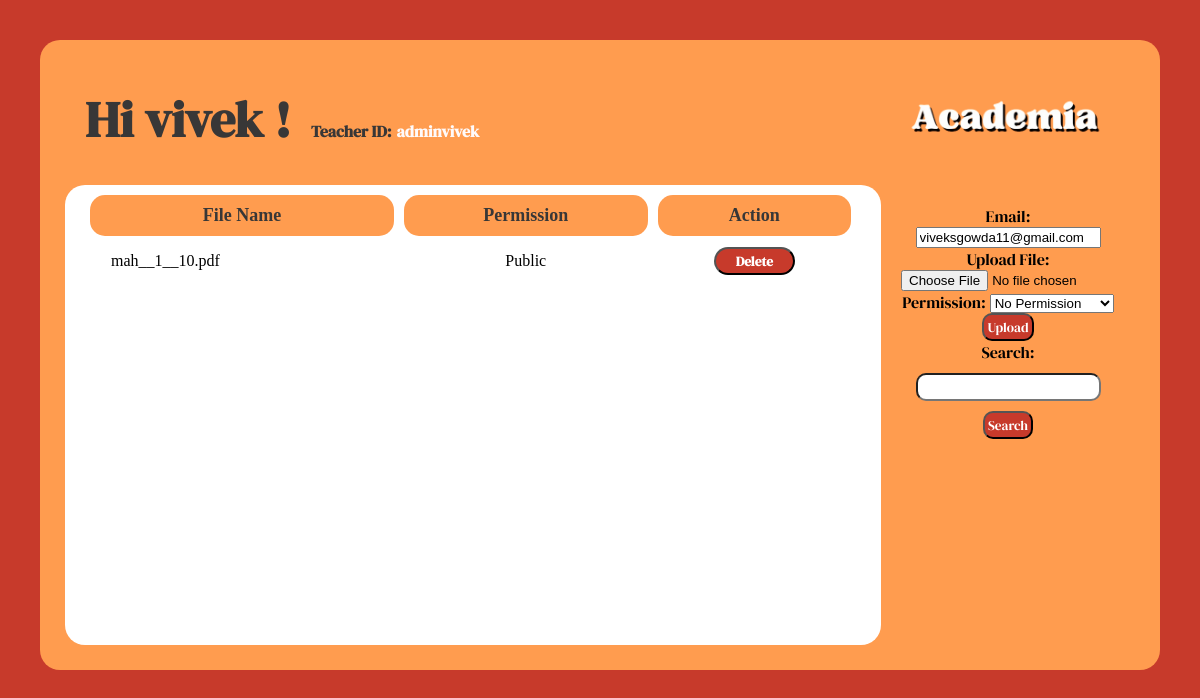
Screenshot of /teacherhome/ (signed in) with the database file from the repository.
### login/models.py (models this page shows, shortened)
class UserProfile(models.Model):
    USER_TYPE_CHOICES = [
        ('Student', 'Student'),
        ('Teacher', 'Teacher'),
    ]
    name = models.CharField(max_length=255)
    user_type = models.CharField(max_length=7, choices=USER_TYPE_CHOICES)
    roll_number = models.CharField(max_length=20, blank=True, null=True)
    teacher_id = models.CharField(max_length=20, blank=True, null=True)
    email = models.EmailField(primary_key=True)
    password = models.CharField(max_length=100)
    forgot = models.CharField(max_length=100,default='None')

### teacherhome/models.py (models this page shows, shortened)
class File(models.Model):
    owner = models.ForeignKey(User, on_delete=models.CASCADE)
    email = models.EmailField()
    file = models.FileField(upload_to='files/')
    permission = models.IntegerField(choices=[(0, 'No Permission'), (1, 'Allow Permission')])

### teacherhome/views.py (the view)
# urls.py: path('teacherhome/', views.teacherHome, name='teacherhome'),
@login_required
def teacherHome(request):
    try:
        profile = UserProfile.objects.get(email=request.user.email)
    except UserProfile.DoesNotExist:
        profile = None
        print('UserProfile not found for user:', request.user.email)
        return render(request, '404.html')
    search_query = request.GET.get('search', '')
    if search_query:
        files = File.objects.filter(owner=request.user, file__icontains=search_query)
    else:
        files = File.objects.filter(owner=request.user)
    context = {
        'profile': profile,
        'files': files,
        'filtered_files': files,  # Used for displaying search results
    }
    return render(request, 'teacherhome.html', context)

### teacherhome/templatetags/custom_filters.py (called while the page is built)
@register.filter(name='get_file_name')
def get_file_name(value):
    return value.split('/')[-1]

### teacherhome/templates/teacherhome.html (shortened to what this page needs)
<!DOCTYPE html>
<html lang="en">
<head>
    {% load static %}
    {% load static %}
    <link rel="stylesheet" href="{% static 'teacherhome.css' %}">
</head>
<body>
    <div id="outerBody">
        <div id="dummy">
            <h1 id="hello">
                {% with profile.name as username %}
                    Hi {% if request.user.is_authenticated %} {{ username }} {% else %} Not Found {% endif %} !
                {% endwith %}
                {% if profile.teacher_id %}
                    <h4 style="float: left; margin-top: 55px; font-family: 'DM Serif Display', serif; color: #383737;">
                        Teacher ID: <h4 style="float: left; margin-top: 55px; font-family: 'DM Serif Display', serif; color: #fffafa; padding-left: 5px">{{ profile.teacher_id }}</h4>
                    </h4>
                {% endif %}
            </h1>
            {% load static %}
            <img src="{% static 'textLogo.png' %}" alt="Text Logo" width="250px" style="float: right;">
        </div>
        <div style="display: flex; flex-direction: row;">
            <div id="innerBody" style="width: 100%; flex: 2; overflow-y: auto; padding-right: 20px; max-height: 500px;">
                <table style="width: 100%; border-spacing: 10px;padding-left: 15px;">
                    <thead style="background-color: #ff9c4f; color: #383737;">
                        <tr>
                            <th style="padding: 10px;border-radius: 15px;font-size: large;">File Name</th>
                            <th style="padding: 10px;border-radius: 15px;font-size: large;">Permission</th>
                            <th style="padding: 10px;border-radius: 15px;font-size: large;">Action</th>
                        </tr>
                    </thead>
                    <tbody>
                        {% for file in filtered_files %}
                            <tr>
                                {% load custom_filters %}
                                <td><a href="{% url 'download_file' file.id %}" style="color: black;text-decoration: none;float: left;padding-left: 20px;">{{ file.file.name|get_file_name }}</a></td>
                                <td>
                                    {% if file.permission %}
                                        Public
                                    {% else %}
                                        Private
                                    {% endif %}
                                </td>
                                <td>
                                    <form method="post" action="{% url 'delete_file' file.id %}" onsubmit="return confirm('Are you sure you want to delete this file?');">
                                        <button type="submit" style="font-family: 'DM Serif Display', serif;background-color:#c73a2b;color:#ffffff;border-radius: 20px;font-weight: bold; padding: 3px 20px;">Delete</button>
                                    </form>
                                </td>
                            </tr>
                        {% endfor %}
                    </tbody>
                </table>
            </div>
            <div id="sideBody" style="width: 20%; padding: 20px; display: flex; flex-direction: column;">
                <form method="post" action="{% url 'upload_form' %}" enctype="multipart/form-data">
                    <label style="font-family: 'DM Serif Display', serif;" for="email">Email:</label>
                    <input type="text" name="email" value="{% if request.user.is_authenticated %}{{ request.user.email }}{% endif %}" readonly>
                    <br>
                    <label style="font-family: 'DM Serif Display', serif;" for="file">Upload File:</label>
                    <input type="file" name="file" required>
                    <label style="font-family: 'DM Serif Display', serif;" for="permission">Permission:</label>
                    <select name="permission">
                        <option value="0">No Permission</option>
                    </select>
                    <button style="font-family: 'DM Serif Display', serif; background-color: #c73a2b; color: #ffffff; border-radius: 10px; padding: 3px;" type="submit">Upload</button>
                </form>
                <form method="get" action="">
                    <label style="font-family: 'DM Serif Display', serif;" for="search">Search:</label>
                    <input type="text" style="font-family: 'DM Serif Display', serif; border-radius: 10px; padding: 3px 10px; margin: 10px;" name="search">
                    <button style="font-family: 'DM Serif Display', serif; background-color: #c73a2b; color: #ffffff; border-radius: 10px; padding: 3px;" type="submit">Search</button>
                </form>
            </div>
        </div>
    </div>
</body>
</html>

### teacherhome/static/teacherhome.css (style rules this page uses)
body { margin: 0px; padding: 0px; background-color: #c73a2b; overflow: hidden; justify-content: center; align-items: center; height: 100vh; }
#outerBody { height: 580px; background-color: #ff9c4f; margin: 40px; border-radius: 20px; padding: 25px; text-align: center; }
#dummy { height: 120px; }
#innerBody { height: 460px; background-color: #ffffff; border-radius: 20px; }
#hello { float: left; font-family: 'DM Serif Display', serif; color: #383737; font-size: 50px; margin: 20px; }

### rows the page displays
UserProfile: name "vivek", teacher_id "adminvivek"
File: file.name|get_file_name "mah__1__10.pdf", permission "Public"
